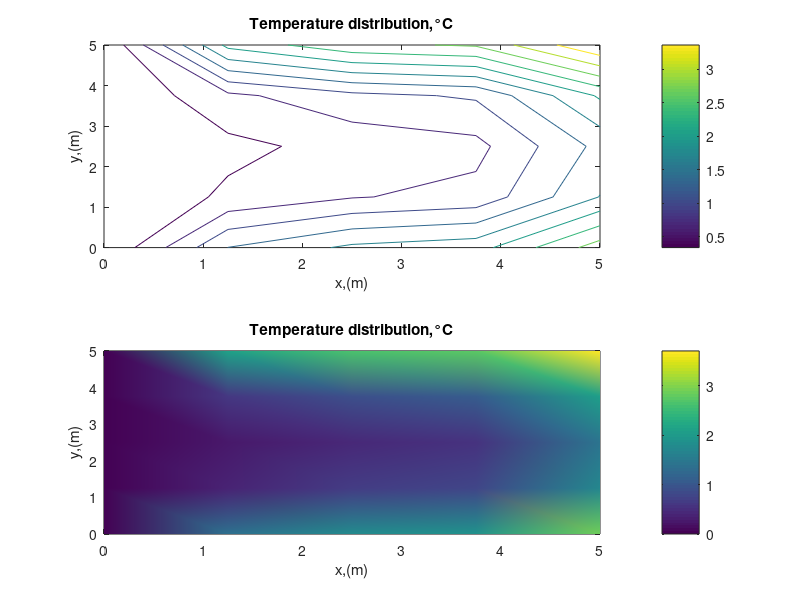

This chart was generated by the following MATLAB code:
 clear
 clc

 % Input Variables

 % Dimensions
 Lx = input("Enter the length of the plate in x-direction in meters = ");
 Ly = input("Enter the length of the plate in y-direction in meters = ");
 Lz = input("Enter the length of the plate in z-direction in meters = ");

 gridx = input("Enter the x-axis grid number = ");
 gridy = input("Enter the y-axis grid number = ");

 % Boundary Conditions
 consT = input("Enter the constant temperature in degree celcius = ");
 Tf = input("Enter the constant surrounding fluid temperature in degree = ");
 HF = input("Enter the constant heat flux in kW/m^2 = ");

 k = input("Enter the conduction heat transfer coefficient in W/m*K = ");
 h = input("Enter the convection heat transfer coefficent in kW/m^2*K = ");

 % Calculation
 errorT = input("Enter the error tolerance = ");


 delx = Lx / gridx;
 dely = Ly / gridy;

 x = gridx;
 y = gridy;
 xmy = round(x*y);
 Tbef = zeros(1,xmy);
 count = 0;
 Tint = zeros(1,x*y);
 error = 100;

 while error > errorT
 for ident = 1:1:xmy
 if ident <= y
 SpT = zeros(1,y);
 x3 = ((k*dely*Lz)/delx);
 x2 = ((k*delx*Lz)/dely);
 Sct = 2*x2*consT;
 aw =zeros(1,y);
 ae = x3*ones(1,y);
 as = [0 x2*ones(1,y-1)];
 an = [x2*ones(1,y-1) 0];
 SpT(y) = -Sct/consT;
 SpT(1) = -h*delx*Lz;
 ap = aw+as+ae+an-SpT;
 Scx = HF*10^3*dely*Lz;
 Sc = Scx*ones(1,y-1);
 Sc(y)=Sct+Scx;
 Sc(1)=Scx+h*Tf*delx*Lz;
 Tw1 = zeros(1,y);
 Te = Tbef(1:y);
 D = aw
 Aint = 0;
 Bint = 0;
 A(1) = an(1)/(ap(1)- as(1)*Aint);
 B(1) = (as(1)*Bint+D(1))/(ap(1)-as(1)*Aint);
 for i = 2:1:y
 A(i) = an(i)/(ap(i)- as(i)*A(i-1));
 B(i) = (as(i)*B(i-1)+D(i))/(ap(i)- as(i)*A(i-1));
 end
 T(y+1) = 0;
 for u = y:-1:1
 T(u) = A(u)*T(u+1)+B(u);
 end
 T = T(1:y);
 elseif y < ident & ident <= xmy-y
 if rem(ident,y) == 1
 Te(ident) = Tbef(ident);
 Tw(ident) = T(ident-y);
 Sc(ident) = h*Tf*delx*Lz;
 SpT(ident) = -h*delx*Lz;
 aw(ident) = ae(ident-y);
 ae(ident) = aw(ident);
 as(ident) = 0;
 an(ident) = an(ident-y);
 ap(ident) = aw(ident)+as(ident)+an(ident)+ae(ident) - SpT(ident);
 D(ident) = aw(ident)*Tw(ident)+ae(ident)*Te(ident)+Sc(ident);
 A(ident) = an(ident)/(ap(ident)- as(ident)*A(ident-1));
 B(ident) = (as(ident)*B(ident-1)+D(ident))/(ap(ident)- as(ident)*A(ident-1));
 elseif rem(ident,y) > 1
 Te(ident) = Tbef(ident);
 Tw(ident) = T(ident-y);
 Sc(ident) = 0;
 SpT(ident) = 0;
 aw(ident) = ae(ident-y);
 ae(ident) = aw(ident);
 as(ident) = as(ident-y);
 an(ident) = an(ident-y);
 ap(ident) = aw(ident)+as(ident)+an(ident)+ae(ident) - SpT(ident);
 D(ident) = aw(ident)*Tw(ident)+ae(ident)*Te(ident)+Sc(ident);
 A(ident) = an(ident)/(ap(ident)- as(ident)*A(ident-1));
 B(ident) = (as(ident)*B(ident-1)+D(ident))/(ap(ident)- as(ident)*A(ident-1));
 elseif rem(ident,y) == 0
 Te(ident) = Tbef(ident);
 Tw(ident) = T(ident-y);
 Sc(ident) = Sct;
 SpT(ident) = SpT(ident-y);
 aw(ident) = ae(ident-y);
 ae(ident) = aw(ident);
 as(ident) = as(ident-y);
 an(ident) = an(ident-y);
 ap(ident) = aw(ident)+as(ident)+an(ident)+ae(ident) - SpT(ident);
 D(ident) = aw(ident)*Tw(ident)+ae(ident)*Te(ident)+Sc(ident);
 A(ident) = an(ident)/(ap(ident)- as(ident)*A(ident-1));
 B(ident) = (as(ident)*B(ident-1)+D(ident))/(ap(ident)- as(ident)*A(ident-1));
 T(ident+1) = 0;
 for z = ident:-1:ident-y+1
 T(z) = A(z)*T(z+1)+B(z);
 end
 T = T(1:ident);
 end
 elseif (xmy-y) < ident
 if rem(ident,y) == 1
 Te(ident) = 0;
 Tw(ident) = T(ident-y);
 Sc(ident) = h*Tf*delx*Lz;
 SpT(ident) = -h*delx*Lz;
 aw(ident) = ae(ident-y);
 ae(ident) = 0;
 as(ident) = 0;
 an(ident) = an(ident-y);
 ap(ident) = aw(ident)+as(ident)+an(ident)+ae(ident) - SpT(ident);
 D(ident) = aw(ident)*Tw(ident)+ae(ident)*Te(ident)+Sc(ident);
 A(ident) = an(ident)/(ap(ident)- as(ident)*A(ident-1));
 B(ident) = (as(ident)*B(ident-1)+D(ident))/(ap(ident)- as(ident)*A(ident-1));
 elseif rem(ident,y) > 1
 Te(ident) = 0;
 Tw(ident) = T(ident-y);
 Sc(ident) = 0;
 SpT(ident) = 0;
 aw(ident) = ae(ident-y);
 ae(ident) = 0;
 as(ident) = as(ident-y);
 an(ident) = an(ident-y);
 ap(ident) = aw(ident)+as(ident)+an(ident)+ae(ident) - SpT(ident);
 D(ident) = aw(ident)*Tw(ident)+ae(ident)*Te(ident)+Sc(ident);
 A(ident) = an(ident)/(ap(ident)- as(ident)*A(ident-1));
 B(ident) = (as(ident)*B(ident-1)+D(ident))/(ap(ident)- as(ident)*A(ident-1));
 elseif rem(ident,y) == 0
 Te(ident) = 0;
 Tw(ident) = T(ident-y);
 Sc(ident) = Sc(ident-y);
 SpT(ident) = SpT(ident-y);
 aw(ident) = ae(ident-y);
 ae(ident) = 0;
 as(ident) = as(ident-y);
 an(ident) = an(ident-y);
 ap(ident) = aw(ident)+as(ident)+an(ident)+ae(ident) - SpT(ident);
 D(ident) = aw(ident)*Tw(ident)+ae(ident)*Te(ident)+Sc(ident);
 A(ident) = an(ident)/(ap(ident)- as(ident)*A(ident-1));
 B(ident) = (as(ident)*B(ident-1)+D(ident))/(ap(ident)- as(ident)*A(ident-1));
 T(ident+1) = 0;
 for w = ident:-1:ident-y+1
 T(w) = A(w)*T(w+1)+B(w);
 end
 T = T(1:xmy);
 Tbef(1:(xmy-y))= T((y+1):xmy);
 count = count+1;
 post = T;
 error = max(abs(post - Tint));
 Tint = post;
 end
 end
 end
 end

 gx = linspace(0,Lx,x);
 gy = linspace(0,Ly,y);
 T1 = reshape(T,y,x);

 subplot(2,1,1);, contour(gx,gy,T1);, colormap;
 title('Temperature distribution,°C'), xlabel('x,(m)'), ylabel('y,(m)'), colorbar;
 subplot(2,1,2);,pcolor(gx,gy,T1);, shading interp
 title('Temperature distribution,°C'), xlabel('x,(m)'), ylabel('y,(m)'), colorbar;
 grid on
 grid minor
